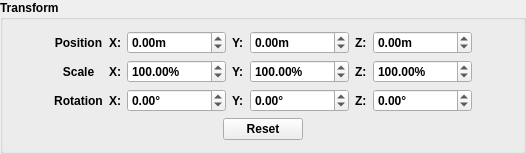
         <widget class="QGroupBox" name="groupBox_6">
          <property name="font">
           <font>
            <weight>75</weight>
            <bold>true</bold>
           </font>
          </property>
          <property name="title">
           <string>Transform</string>
          </property>
          <layout class="QVBoxLayout" name="verticalLayout_13">
           <item>
            <layout class="QHBoxLayout" name="horizontalLayout">
             <item>
              <spacer name="horizontalSpacer_17">
               <property name="orientation">
                <enum>Qt::Horizontal</enum>
               </property>
               <property name="sizeHint" stdset="0">
                <size>
                 <width>40</width>
                 <height>20</height>
                </size>
               </property>
              </spacer>
             </item>
             <item>
              <layout class="QVBoxLayout" name="verticalLayout_12">
               <item>
                <widget class="QLabel" name="label_8">
                 <property name="text">
                  <string>Position</string>
                 </property>
                 <property name="alignment">
                  <set>Qt::AlignCenter</set>
                 </property>
                </widget>
               </item>
               <item>
                <widget class="QLabel" name="label_7">
                 <property name="text">
                  <string>Scale</string>
                 </property>
                 <property name="alignment">
                  <set>Qt::AlignCenter</set>
                 </property>
                </widget>
               </item>
               <item>
                <widget class="QLabel" name="label_6">
                 <property name="text">
                  <string>Rotation</string>
                 </property>
                 <property name="alignment">
                  <set>Qt::AlignCenter</set>
                 </property>
                </widget>
               </item>
              </layout>
             </item>
             <item>
              <layout class="QVBoxLayout" name="verticalLayout_11">
               <item>
                <widget class="QLabel" name="label_9">
                 <property name="sizePolicy">
                  <sizepolicy hsizetype="Maximum" vsizetype="Preferred">
                   <horstretch>0</horstretch>
                   <verstretch>0</verstretch>
                  </sizepolicy>
                 </property>
                 <property name="text">
                  <string>X:</string>
                 </property>
                </widget>
               </item>
               <item>
                <widget class="QLabel" name="label_10">
                 <property name="sizePolicy">
                  <sizepolicy hsizetype="Maximum" vsizetype="Preferred">
                   <horstretch>0</horstretch>
                   <verstretch>0</verstretch>
                  </sizepolicy>
                 </property>
                 <property name="text">
                  <string>X:</string>
                 </property>
                </widget>
               </item>
               <item>
                <widget class="QLabel" name="label_11">
                 <property name="sizePolicy">
                  <sizepolicy hsizetype="Maximum" vsizetype="Preferred">
                   <horstretch>0</horstretch>
                   <verstretch>0</verstretch>
                  </sizepolicy>
                 </property>
                 <property name="text">
                  <string>X:</string>
                 </property>
                </widget>
               </item>
              </layout>
             </item>
             <item>
              <layout class="QVBoxLayout" name="verticalLayout_6">
               <item>
                <widget class="QDoubleSpinBox" name="dsb_position_x">
                 <property name="sizePolicy">
                  <sizepolicy hsizetype="Expanding" vsizetype="Fixed">
                   <horstretch>0</horstretch>
                   <verstretch>0</verstretch>
                  </sizepolicy>
                 </property>
                 <property name="toolTip">
                  <string>&lt;html&gt;&lt;head/&gt;&lt;body&gt;&lt;p align=&quot;center&quot;&gt;&lt;span style=&quot; font-weight:600; text-decoration: underline;&quot;&gt;Transform&lt;/span&gt;&lt;/p&gt;&lt;p&gt;Alter how the models will be processed globally. Useful for debugging purposes.&lt;/p&gt;&lt;/body&gt;&lt;/html&gt;</string>
                 </property>
                 <property name="suffix">
                  <string>m</string>
                 </property>
                 <property name="minimum">
                  <double>-100000.000000000000000</double>
                 </property>
                 <property name="maximum">
                  <double>100000.000000000000000</double>
                 </property>
                 <property name="value">
                  <double>0.000000000000000</double>
                 </property>
                </widget>
               </item>
               <item>
                <widget class="QDoubleSpinBox" name="dsb_scale_x">
                 <property name="sizePolicy">
                  <sizepolicy hsizetype="Expanding" vsizetype="Fixed">
                   <horstretch>0</horstretch>
                   <verstretch>0</verstretch>
                  </sizepolicy>
                 </property>
                 <property name="toolTip">
                  <string>&lt;html&gt;&lt;head/&gt;&lt;body&gt;&lt;p align=&quot;center&quot;&gt;&lt;span style=&quot; font-weight:600; text-decoration: underline;&quot;&gt;Transform&lt;/span&gt;&lt;/p&gt;&lt;p&gt;Alter how the models will be processed globally. Useful for debugging purposes.&lt;/p&gt;&lt;/body&gt;&lt;/html&gt;</string>
                 </property>
                 <property name="suffix">
                  <string>%</string>
                 </property>
                 <property name="minimum">
                  <double>1.000000000000000</double>
                 </property>
                 <property name="maximum">
                  <double>100000.000000000000000</double>
                 </property>
                 <property name="value">
                  <double>100.000000000000000</double>
                 </property>
                </widget>
               </item>
               <item>
                <widget class="QDoubleSpinBox" name="dsb_rotation_x">
                 <property name="sizePolicy">
                  <sizepolicy hsizetype="Expanding" vsizetype="Fixed">
                   <horstretch>0</horstretch>
                   <verstretch>0</verstretch>
                  </sizepolicy>
                 </property>
                 <property name="toolTip">
                  <string>&lt;html&gt;&lt;head/&gt;&lt;body&gt;&lt;p align=&quot;center&quot;&gt;&lt;span style=&quot; font-weight:600; text-decoration: underline;&quot;&gt;Transform&lt;/span&gt;&lt;/p&gt;&lt;p&gt;Alter how the models will be processed globally. Useful for debugging purposes.&lt;/p&gt;&lt;/body&gt;&lt;/html&gt;</string>
                 </property>
                 <property name="suffix">
                  <string>°</string>
                 </property>
                 <property name="minimum">
                  <double>-360.000000000000000</double>
                 </property>
                 <property name="maximum">
                  <double>360.000000000000000</double>
                 </property>
                </widget>
               </item>
              </layout>
             </item>
             <item>
              <layout class="QVBoxLayout" name="verticalLayout_10">
               <item>
                <widget class="QLabel" name="label_13">
                 <property name="sizePolicy">
                  <sizepolicy hsizetype="Maximum" vsizetype="Preferred">
                   <horstretch>0</horstretch>
                   <verstretch>0</verstretch>
                  </sizepolicy>
                 </property>
                 <property name="text">
                  <string>Y:</string>
                 </property>
                </widget>
               </item>
               <item>
                <widget class="QLabel" name="label_12">
                 <property name="sizePolicy">
                  <sizepolicy hsizetype="Maximum" vsizetype="Preferred">
                   <horstretch>0</horstretch>
                   <verstretch>0</verstretch>
                  </sizepolicy>
                 </property>
                 <property name="text">
                  <string>Y:</string>
                 </property>
                </widget>
               </item>
               <item>
                <widget class="QLabel" name="label_14">
                 <property name="sizePolicy">
                  <sizepolicy hsizetype="Maximum" vsizetype="Preferred">
                   <horstretch>0</horstretch>
                   <verstretch>0</verstretch>
                  </sizepolicy>
                 </property>
                 <property name="text">
                  <string>Y:</string>
                 </property>
                </widget>
               </item>
              </layout>
             </item>
             <item>
              <layout class="QVBoxLayout" name="verticalLayout_7">
               <item>
                <widget class="QDoubleSpinBox" name="dsb_position_y">
                 <property name="sizePolicy">
                  <sizepolicy hsizetype="Expanding" vsizetype="Fixed">
                   <horstretch>0</horstretch>
                   <verstretch>0</verstretch>
                  </sizepolicy>
                 </property>
                 <property name="toolTip">
                  <string>&lt;html&gt;&lt;head/&gt;&lt;body&gt;&lt;p align=&quot;center&quot;&gt;&lt;span style=&quot; font-weight:600; text-decoration: underline;&quot;&gt;Transform&lt;/span&gt;&lt;/p&gt;&lt;p&gt;Alter how the models will be processed globally. Useful for debugging purposes.&lt;/p&gt;&lt;/body&gt;&lt;/html&gt;</string>
                 </property>
                 <property name="suffix">
                  <string>m</string>
                 </property>
                 <property name="minimum">
                  <double>-100000.000000000000000</double>
                 </property>
                 <property name="maximum">
                  <double>100000.000000000000000</double>
                 </property>
                 <property name="value">
                  <double>0.000000000000000</double>
                 </property>
                </widget>
               </item>
               <item>
                <widget class="QDoubleSpinBox" name="dsb_scale_y">
                 <property name="sizePolicy">
                  <sizepolicy hsizetype="Expanding" vsizetype="Fixed">
                   <horstretch>0</horstretch>
                   <verstretch>0</verstretch>
                  </sizepolicy>
                 </property>
                 <property name="toolTip">
                  <string>&lt;html&gt;&lt;head/&gt;&lt;body&gt;&lt;p align=&quot;center&quot;&gt;&lt;span style=&quot; font-weight:600; text-decoration: underline;&quot;&gt;Transform&lt;/span&gt;&lt;/p&gt;&lt;p&gt;Alter how the models will be processed globally. Useful for debugging purposes.&lt;/p&gt;&lt;/body&gt;&lt;/html&gt;</string>
                 </property>
                 <property name="suffix">
                  <string>%</string>
                 </property>
                 <property name="minimum">
                  <double>1.000000000000000</double>
                 </property>
                 <property name="maximum">
                  <double>100000.000000000000000</double>
                 </property>
                 <property name="value">
                  <double>100.000000000000000</double>
                 </property>
                </widget>
               </item>
               <item>
                <widget class="QDoubleSpinBox" name="dsb_rotation_y">
                 <property name="sizePolicy">
                  <sizepolicy hsizetype="Expanding" vsizetype="Fixed">
                   <horstretch>0</horstretch>
                   <verstretch>0</verstretch>
                  </sizepolicy>
                 </property>
                 <property name="toolTip">
                  <string>&lt;html&gt;&lt;head/&gt;&lt;body&gt;&lt;p align=&quot;center&quot;&gt;&lt;span style=&quot; font-weight:600; text-decoration: underline;&quot;&gt;Transform&lt;/span&gt;&lt;/p&gt;&lt;p&gt;Alter how the models will be processed globally. Useful for debugging purposes.&lt;/p&gt;&lt;/body&gt;&lt;/html&gt;</string>
                 </property>
                 <property name="suffix">
                  <string>°</string>
                 </property>
                 <property name="minimum">
                  <double>-360.000000000000000</double>
                 </property>
                 <property name="maximum">
                  <double>360.000000000000000</double>
                 </property>
                </widget>
               </item>
              </layout>
             </item>
             <item>
              <layout class="QVBoxLayout" name="verticalLayout_9">
               <item>
                <widget class="QLabel" name="label_16">
                 <property name="sizePolicy">
                  <sizepolicy hsizetype="Maximum" vsizetype="Preferred">
                   <horstretch>0</horstretch>
                   <verstretch>0</verstretch>
                  </sizepolicy>
                 </property>
                 <property name="text">
                  <string>Z:</string>
                 </property>
                </widget>
               </item>
               <item>
                <widget class="QLabel" name="label_15">
                 <property name="sizePolicy">
                  <sizepolicy hsizetype="Maximum" vsizetype="Preferred">
                   <horstretch>0</horstretch>
                   <verstretch>0</verstretch>
                  </sizepolicy>
                 </property>
                 <property name="text">
                  <string>Z:</string>
                 </property>
                </widget>
               </item>
               <item>
                <widget class="QLabel" name="label_17">
                 <property name="sizePolicy">
                  <sizepolicy hsizetype="Maximum" vsizetype="Preferred">
                   <horstretch>0</horstretch>
                   <verstretch>0</verstretch>
                  </sizepolicy>
                 </property>
                 <property name="text">
                  <string>Z:</string>
                 </property>
                </widget>
               </item>
              </layout>
             </item>
             <item>
              <layout class="QVBoxLayout" name="verticalLayout_8">
               <item>
                <widget class="QDoubleSpinBox" name="dsb_position_z">
                 <property name="sizePolicy">
                  <sizepolicy hsizetype="Expanding" vsizetype="Fixed">
                   <horstretch>0</horstretch>
                   <verstretch>0</verstretch>
                  </sizepolicy>
                 </property>
                 <property name="toolTip">
                  <string>&lt;html&gt;&lt;head/&gt;&lt;body&gt;&lt;p align=&quot;center&quot;&gt;&lt;span style=&quot; font-weight:600; text-decoration: underline;&quot;&gt;Transform&lt;/span&gt;&lt;/p&gt;&lt;p&gt;Alter how the models will be processed globally. Useful for debugging purposes.&lt;/p&gt;&lt;/body&gt;&lt;/html&gt;</string>
                 </property>
                 <property name="suffix">
                  <string>m</string>
                 </property>
                 <property name="minimum">
                  <double>-100000.000000000000000</double>
                 </property>
                 <property name="maximum">
                  <double>100000.000000000000000</double>
                 </property>
                 <property name="value">
                  <double>0.000000000000000</double>
                 </property>
                </widget>
               </item>
               <item>
                <widget class="QDoubleSpinBox" name="dsb_scale_z">
                 <property name="sizePolicy">
                  <sizepolicy hsizetype="Expanding" vsizetype="Fixed">
                   <horstretch>0</horstretch>
                   <verstretch>0</verstretch>
                  </sizepolicy>
                 </property>
                 <property name="toolTip">
                  <string>&lt;html&gt;&lt;head/&gt;&lt;body&gt;&lt;p align=&quot;center&quot;&gt;&lt;span style=&quot; font-weight:600; text-decoration: underline;&quot;&gt;Transform&lt;/span&gt;&lt;/p&gt;&lt;p&gt;Alter how the models will be processed globally. Useful for debugging purposes.&lt;/p&gt;&lt;/body&gt;&lt;/html&gt;</string>
                 </property>
                 <property name="suffix">
                  <string>%</string>
                 </property>
                 <property name="minimum">
                  <double>1.000000000000000</double>
                 </property>
                 <property name="maximum">
                  <double>100000.000000000000000</double>
                 </property>
                 <property name="singleStep">
                  <double>10.000000000000000</double>
                 </property>
                 <property name="value">
                  <double>100.000000000000000</double>
                 </property>
                </widget>
               </item>
               <item>
                <widget class="QDoubleSpinBox" name="dsb_rotation_z">
                 <property name="sizePolicy">
                  <sizepolicy hsizetype="Expanding" vsizetype="Fixed">
                   <horstretch>0</horstretch>
                   <verstretch>0</verstretch>
                  </sizepolicy>
                 </property>
                 <property name="toolTip">
                  <string>&lt;html&gt;&lt;head/&gt;&lt;body&gt;&lt;p align=&quot;center&quot;&gt;&lt;span style=&quot; font-weight:600; text-decoration: underline;&quot;&gt;Transform&lt;/span&gt;&lt;/p&gt;&lt;p&gt;Alter how the models will be processed globally. Useful for debugging purposes.&lt;/p&gt;&lt;/body&gt;&lt;/html&gt;</string>
                 </property>
                 <property name="suffix">
                  <string>°</string>
                 </property>
                 <property name="minimum">
                  <double>-360.000000000000000</double>
                 </property>
                 <property name="maximum">
                  <double>360.000000000000000</double>
                 </property>
                </widget>
               </item>
              </layout>
             </item>
             <item>
              <spacer name="horizontalSpacer_18">
               <property name="orientation">
                <enum>Qt::Horizontal</enum>
               </property>
               <property name="sizeHint" stdset="0">
                <size>
                 <width>40</width>
                 <height>20</height>
                </size>
               </property>
              </spacer>
             </item>
            </layout>
           </item>
           <item>
            <layout class="QHBoxLayout" name="horizontalLayout_12">
             <item>
              <spacer name="horizontalSpacer_20">
               <property name="orientation">
                <enum>Qt::Horizontal</enum>
               </property>
               <property name="sizeHint" stdset="0">
                <size>
                 <width>40</width>
                 <height>20</height>
                </size>
               </property>
              </spacer>
             </item>
             <item>
              <widget class="QPushButton" name="pb_reset_transform">
               <property name="toolTip">
                <string>Resets the global transform to normal.</string>
               </property>
               <property name="text">
                <string>Reset</string>
               </property>
              </widget>
             </item>
             <item>
              <spacer name="horizontalSpacer_19">
               <property name="orientation">
                <enum>Qt::Horizontal</enum>
               </property>
               <property name="sizeHint" stdset="0">
                <size>
                 <width>40</width>
                 <height>20</height>
                </size>
               </property>
              </spacer>
             </item>
            </layout>
           </item>
          </layout>
         </widget>
